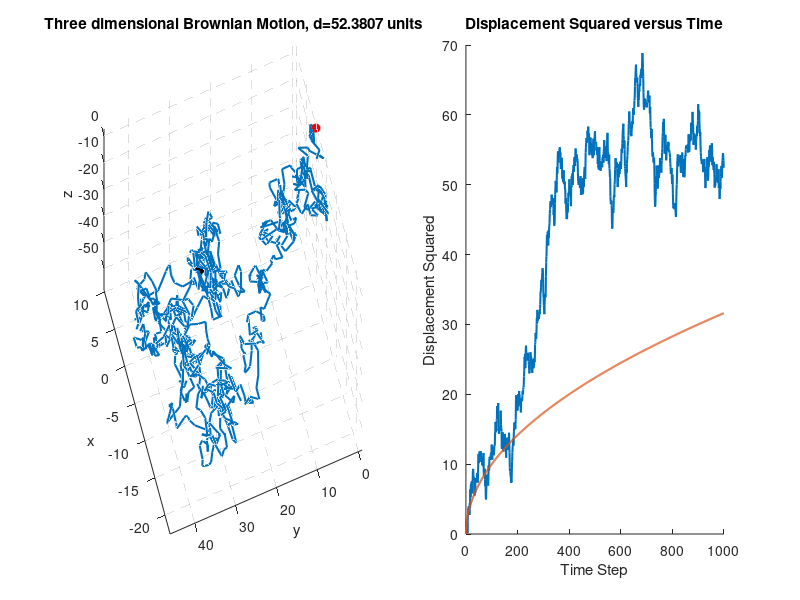

The MATLAB source for this figure:
% This simulation illustrates a fast implementation of three dimensional
% Brownian motion, the output is the Euclidean distance between initial
% and final positions.
% To calculate the mean value of T runs, run the following code in the 
% Command window :
%
% >>T=100;
% >> for n=1:T
% >>Brownianmotion;
% >>close;
% >>D(n)=d;
% >>end
% >>figure; plot(D),title(' Distance ');
% >>dd=mean(D)

% (c) Youssef Khmou, Applied mathematics, may 2015.
h=figure;
for i=1:1
N=1000;
x=(cumsum(randn(1,N)));
y=(cumsum(randn(1,N)));
z=(cumsum(randn(1,N)));

subplot(1,2,1);
view(3);
set(gca,'GridLineStyle','--')
hold on;
plot3(x,y,z,'LineWidth',1.5)
axis([min(x) max(x) min(y) max(y) min(z) max(z)]);
xlabel('x');
ylabel('y');
zlabel('z');

% initial radius
r0=[x(1) y(1) z(1)];

% final radius
rf=[x(end) y(end) z(end)];

plot3(r0(1),r0(2),r0(3),'or','MarkerFaceColor','r');
plot3(rf(1),rf(2),rf(3),'ok','MarkerFaceColor','k');



% Line of Sight between initial and final state
%xx=linspace(r0(1),rf(1),10);
%yy=linspace(r0(2),rf(2),10);
%zz=linspace(r0(3),rf(3),10);
%plot3(xx,yy,zz,'k--','LineWidth',2);
grid on;

% Distance
d=sqrt(sum((rf-r0).^2));
Information=strcat('Three dimensional Brownian Motion, d=',num2str(d),' units');
title(Information ,'FontWeight','bold');
view(-109,58);

subplot(1,2,2);
set(gca,'GridLineStyle','--')
hold on;
time=0:length(x)-1;
plot(time,sqrt(x.^2+y.^2+z.^2),'LineWidth',1.5)
hold on
plot(time,sqrt(time),'LineWidth',1.5)
xlabel('Time Step');
ylabel('Displacement Squared');
title('Displacement Squared versus Time')


end